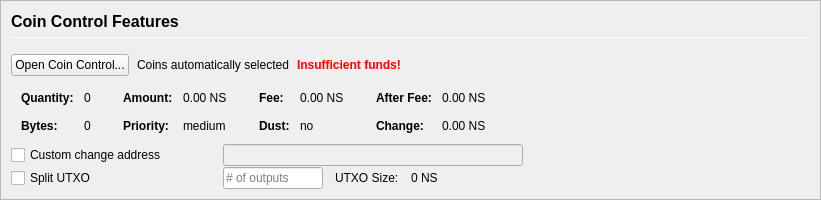
         <widget class="QFrame" name="frameCoinControl">
          <property name="sizePolicy">
           <sizepolicy hsizetype="Expanding" vsizetype="Expanding">
            <horstretch>0</horstretch>
            <verstretch>0</verstretch>
           </sizepolicy>
          </property>
          <property name="maximumSize">
           <size>
            <width>16777215</width>
            <height>16777215</height>
           </size>
          </property>
          <property name="frameShape">
           <enum>QFrame::StyledPanel</enum>
          </property>
          <property name="frameShadow">
           <enum>QFrame::Sunken</enum>
          </property>
          <layout class="QVBoxLayout" name="verticalLayoutCoinControl2">
           <property name="spacing">
            <number>0</number>
           </property>
           <property name="leftMargin">
            <number>0</number>
           </property>
           <property name="topMargin">
            <number>0</number>
           </property>
           <property name="rightMargin">
            <number>0</number>
           </property>
           <property name="bottomMargin">
            <number>0</number>
           </property>
           <item>
            <widget class="QFrame" name="frameCoinControl_BG">
             <layout class="QVBoxLayout" name="verticalLayoutCoinControl" stretch="0,0,0,0,0,0">
              <property name="spacing">
               <number>1</number>
              </property>
              <property name="leftMargin">
               <number>10</number>
              </property>
              <property name="topMargin">
               <number>10</number>
              </property>
              <item>
               <layout class="QHBoxLayout" name="horizontalLayoutCoinControl1">
                <property name="bottomMargin">
                 <number>15</number>
                </property>
                <item>
                 <layout class="QVBoxLayout" name="verticalLayout_3">
                  <property name="spacing">
                   <number>6</number>
                  </property>
                  <item>
                   <widget class="QLabel" name="labelCoinControlFeatures">
                    <property name="sizePolicy">
                     <sizepolicy hsizetype="Preferred" vsizetype="Maximum">
                      <horstretch>0</horstretch>
                      <verstretch>0</verstretch>
                     </sizepolicy>
                    </property>
                    <property name="minimumSize">
                     <size>
                      <width>0</width>
                      <height>20</height>
                     </size>
                    </property>
                    <property name="font">
                     <font>
                      <pointsize>12</pointsize>
                      <weight>75</weight>
                      <bold>true</bold>
                     </font>
                    </property>
                    <property name="styleSheet">
                     <string notr="true">font-weight:bold;</string>
                    </property>
                    <property name="text">
                     <string>Coin Control Features</string>
                    </property>
                   </widget>
                  </item>
                  <item>
                   <widget class="Line" name="line">
                    <property name="minimumSize">
                     <size>
                      <width>0</width>
                      <height>1</height>
                     </size>
                    </property>
                    <property name="maximumSize">
                     <size>
                      <width>16777215</width>
                      <height>1</height>
                     </size>
                    </property>
                    <property name="orientation">
                     <enum>Qt::Horizontal</enum>
                    </property>
                   </widget>
                  </item>
                 </layout>
                </item>
               </layout>
              </item>
              <item>
               <layout class="QHBoxLayout" name="horizontalLayoutCoinControl2" stretch="0,0,0,0">
                <property name="spacing">
                 <number>8</number>
                </property>
                <property name="bottomMargin">
                 <number>10</number>
                </property>
                <item>
                 <widget class="QPushButton" name="pushButtonCoinControl">
                  <property name="styleSheet">
                   <string notr="true"/>
                  </property>
                  <property name="text">
                   <string>Open Coin Control...</string>
                  </property>
                  <property name="autoDefault">
                   <bool>false</bool>
                  </property>
                 </widget>
                </item>
                <item>
                 <widget class="QLabel" name="labelCoinControlAutomaticallySelected">
                  <property name="text">
                   <string>Coins automatically selected</string>
                  </property>
                  <property name="margin">
                   <number>5</number>
                  </property>
                 </widget>
                </item>
                <item>
                 <widget class="QLabel" name="labelCoinControlInsuffFunds">
                  <property name="font">
                   <font>
                    <weight>75</weight>
                    <bold>true</bold>
                   </font>
                  </property>
                  <property name="styleSheet">
                   <string notr="true">color:red;font-weight:bold;</string>
                  </property>
                  <property name="text">
                   <string>Insufficient funds!</string>
                  </property>
                  <property name="margin">
                   <number>5</number>
                  </property>
                 </widget>
                </item>
                <item>
                 <spacer name="horizontalSpacerCoinControl">
                  <property name="orientation">
                   <enum>Qt::Horizontal</enum>
                  </property>
                  <property name="sizeHint" stdset="0">
                   <size>
                    <width>40</width>
                    <height>1</height>
                   </size>
                  </property>
                 </spacer>
                </item>
               </layout>
              </item>
              <item>
               <widget class="QWidget" name="widgetCoinControl" native="true">
                <property name="sizePolicy">
                 <sizepolicy hsizetype="Preferred" vsizetype="Preferred">
                  <horstretch>0</horstretch>
                  <verstretch>0</verstretch>
                 </sizepolicy>
                </property>
                <property name="minimumSize">
                 <size>
                  <width>0</width>
                  <height>0</height>
                 </size>
                </property>
                <property name="styleSheet">
                 <string notr="true"/>
                </property>
                <layout class="QHBoxLayout" name="horizontalLayoutCoinControl5">
                 <property name="leftMargin">
                  <number>0</number>
                 </property>
                 <property name="topMargin">
                  <number>0</number>
                 </property>
                 <property name="rightMargin">
                  <number>0</number>
                 </property>
                 <property name="bottomMargin">
                  <number>0</number>
                 </property>
                 <item>
                  <layout class="QHBoxLayout" name="horizontalLayoutCoinControl3" stretch="0,0,0,1">
                   <property name="spacing">
                    <number>20</number>
                   </property>
                   <property name="topMargin">
                    <number>0</number>
                   </property>
                   <property name="bottomMargin">
                    <number>10</number>
                   </property>
                   <item>
                    <layout class="QFormLayout" name="formLayoutCoinControl1">
                     <property name="horizontalSpacing">
                      <number>10</number>
                     </property>
                     <property name="verticalSpacing">
                      <number>14</number>
                     </property>
                     <property name="leftMargin">
                      <number>10</number>
                     </property>
                     <property name="topMargin">
                      <number>4</number>
                     </property>
                     <property name="rightMargin">
                      <number>6</number>
                     </property>
                     <item row="0" column="0">
                      <widget class="QLabel" name="labelCoinControlQuantityText">
                       <property name="font">
                        <font>
                         <weight>75</weight>
                         <bold>true</bold>
                        </font>
                       </property>
                       <property name="text">
                        <string>Quantity:</string>
                       </property>
                       <property name="margin">
                        <number>0</number>
                       </property>
                      </widget>
                     </item>
                     <item row="0" column="1">
                      <widget class="QLabel" name="labelCoinControlQuantity">
                       <property name="cursor">
                        <cursorShape>IBeamCursor</cursorShape>
                       </property>
                       <property name="contextMenuPolicy">
                        <enum>Qt::ActionsContextMenu</enum>
                       </property>
                       <property name="text">
                        <string notr="true">0</string>
                       </property>
                       <property name="margin">
                        <number>0</number>
                       </property>
                       <property name="textInteractionFlags">
                        <set>Qt::LinksAccessibleByMouse|Qt::TextSelectableByKeyboard|Qt::TextSelectableByMouse</set>
                       </property>
                      </widget>
                     </item>
                     <item row="1" column="0">
                      <widget class="QLabel" name="labelCoinControlBytesText">
                       <property name="font">
                        <font>
                         <weight>75</weight>
                         <bold>true</bold>
                        </font>
                       </property>
                       <property name="text">
                        <string>Bytes:</string>
                       </property>
                      </widget>
                     </item>
                     <item row="1" column="1">
                      <widget class="QLabel" name="labelCoinControlBytes">
                       <property name="cursor">
                        <cursorShape>IBeamCursor</cursorShape>
                       </property>
                       <property name="contextMenuPolicy">
                        <enum>Qt::ActionsContextMenu</enum>
                       </property>
                       <property name="text">
                        <string notr="true">0</string>
                       </property>
                       <property name="textInteractionFlags">
                        <set>Qt::LinksAccessibleByMouse|Qt::TextSelectableByKeyboard|Qt::TextSelectableByMouse</set>
                       </property>
                      </widget>
                     </item>
                    </layout>
                   </item>
                   <item>
                    <layout class="QFormLayout" name="formLayoutCoinControl2">
                     <property name="horizontalSpacing">
                      <number>10</number>
                     </property>
                     <property name="verticalSpacing">
                      <number>14</number>
                     </property>
                     <property name="leftMargin">
                      <number>6</number>
                     </property>
                     <property name="topMargin">
                      <number>4</number>
                     </property>
                     <property name="rightMargin">
                      <number>6</number>
                     </property>
                     <item row="0" column="0">
                      <widget class="QLabel" name="labelCoinControlAmountText">
                       <property name="font">
                        <font>
                         <weight>75</weight>
                         <bold>true</bold>
                        </font>
                       </property>
                       <property name="text">
                        <string>Amount:</string>
                       </property>
                       <property name="margin">
                        <number>0</number>
                       </property>
                      </widget>
                     </item>
                     <item row="0" column="1">
                      <widget class="QLabel" name="labelCoinControlAmount">
                       <property name="cursor">
                        <cursorShape>IBeamCursor</cursorShape>
                       </property>
                       <property name="contextMenuPolicy">
                        <enum>Qt::ActionsContextMenu</enum>
                       </property>
                       <property name="text">
                        <string notr="true">0.00 NS</string>
                       </property>
                       <property name="textInteractionFlags">
                        <set>Qt::LinksAccessibleByMouse|Qt::TextSelectableByKeyboard|Qt::TextSelectableByMouse</set>
                       </property>
                      </widget>
                     </item>
                     <item row="1" column="0">
                      <widget class="QLabel" name="labelCoinControlPriorityText">
                       <property name="font">
                        <font>
                         <weight>75</weight>
                         <bold>true</bold>
                        </font>
                       </property>
                       <property name="text">
                        <string>Priority:</string>
                       </property>
                      </widget>
                     </item>
                     <item row="1" column="1">
                      <widget class="QLabel" name="labelCoinControlPriority">
                       <property name="cursor">
                        <cursorShape>IBeamCursor</cursorShape>
                       </property>
                       <property name="contextMenuPolicy">
                        <enum>Qt::ActionsContextMenu</enum>
                       </property>
                       <property name="text">
                        <string>medium</string>
                       </property>
                       <property name="textInteractionFlags">
                        <set>Qt::LinksAccessibleByMouse|Qt::TextSelectableByKeyboard|Qt::TextSelectableByMouse</set>
                       </property>
                      </widget>
                     </item>
                    </layout>
                   </item>
                   <item>
                    <layout class="QFormLayout" name="formLayoutCoinControl3">
                     <property name="horizontalSpacing">
                      <number>10</number>
                     </property>
                     <property name="verticalSpacing">
                      <number>14</number>
                     </property>
                     <property name="leftMargin">
                      <number>6</number>
                     </property>
                     <property name="topMargin">
                      <number>4</number>
                     </property>
                     <property name="rightMargin">
                      <number>6</number>
                     </property>
                     <item row="0" column="0">
                      <widget class="QLabel" name="labelCoinControlFeeText">
                       <property name="font">
                        <font>
                         <weight>75</weight>
                         <bold>true</bold>
                        </font>
                       </property>
                       <property name="text">
                        <string>Fee:</string>
                       </property>
                       <property name="margin">
                        <number>0</number>
                       </property>
                      </widget>
                     </item>
                     <item row="0" column="1">
                      <widget class="QLabel" name="labelCoinControlFee">
                       <property name="cursor">
                        <cursorShape>IBeamCursor</cursorShape>
                       </property>
                       <property name="contextMenuPolicy">
                        <enum>Qt::ActionsContextMenu</enum>
                       </property>
                       <property name="text">
                        <string notr="true">0.00 NS</string>
                       </property>
                       <property name="textInteractionFlags">
                        <set>Qt::LinksAccessibleByMouse|Qt::TextSelectableByKeyboard|Qt::TextSelectableByMouse</set>
                       </property>
                      </widget>
                     </item>
                     <item row="1" column="0">
                      <widget class="QLabel" name="labelCoinControlLowOutputText">
                       <property name="font">
                        <font>
                         <weight>75</weight>
                         <bold>true</bold>
                        </font>
                       </property>
                       <property name="text">
                        <string>Dust:</string>
                       </property>
                      </widget>
                     </item>
                     <item row="1" column="1">
                      <widget class="QLabel" name="labelCoinControlLowOutput">
                       <property name="cursor">
                        <cursorShape>IBeamCursor</cursorShape>
                       </property>
                       <property name="contextMenuPolicy">
                        <enum>Qt::ActionsContextMenu</enum>
                       </property>
                       <property name="text">
                        <string>no</string>
                       </property>
                       <property name="textInteractionFlags">
                        <set>Qt::LinksAccessibleByMouse|Qt::TextSelectableByKeyboard|Qt::TextSelectableByMouse</set>
                       </property>
                      </widget>
                     </item>
                    </layout>
                   </item>
                   <item>
                    <layout class="QFormLayout" name="formLayoutCoinControl4">
                     <property name="horizontalSpacing">
                      <number>10</number>
                     </property>
                     <property name="verticalSpacing">
                      <number>14</number>
                     </property>
                     <property name="leftMargin">
                      <number>6</number>
                     </property>
                     <property name="topMargin">
                      <number>4</number>
                     </property>
                     <property name="rightMargin">
                      <number>6</number>
                     </property>
                     <item row="0" column="0">
                      <widget class="QLabel" name="labelCoinControlAfterFeeText">
                       <property name="font">
                        <font>
                         <weight>75</weight>
                         <bold>true</bold>
                        </font>
                       </property>
                       <property name="text">
                        <string>After Fee:</string>
                       </property>
                       <property name="margin">
                        <number>0</number>
                       </property>
                      </widget>
                     </item>
                     <item row="0" column="1">
                      <widget class="QLabel" name="labelCoinControlAfterFee">
                       <property name="cursor">
                        <cursorShape>IBeamCursor</cursorShape>
                       </property>
                       <property name="contextMenuPolicy">
                        <enum>Qt::ActionsContextMenu</enum>
                       </property>
                       <property name="text">
                        <string notr="true">0.00 NS</string>
                       </property>
                       <property name="textInteractionFlags">
                        <set>Qt::LinksAccessibleByMouse|Qt::TextSelectableByKeyboard|Qt::TextSelectableByMouse</set>
                       </property>
                      </widget>
                     </item>
                     <item row="1" column="0">
                      <widget class="QLabel" name="labelCoinControlChangeText">
                       <property name="font">
                        <font>
                         <weight>75</weight>
                         <bold>true</bold>
                        </font>
                       </property>
                       <property name="text">
                        <string>Change:</string>
                       </property>
                      </widget>
                     </item>
                     <item row="1" column="1">
                      <widget class="QLabel" name="labelCoinControlChange">
                       <property name="cursor">
                        <cursorShape>IBeamCursor</cursorShape>
                       </property>
                       <property name="contextMenuPolicy">
                        <enum>Qt::ActionsContextMenu</enum>
                       </property>
                       <property name="text">
                        <string notr="true">0.00 NS</string>
                       </property>
                       <property name="textInteractionFlags">
                        <set>Qt::LinksAccessibleByMouse|Qt::TextSelectableByKeyboard|Qt::TextSelectableByMouse</set>
                       </property>
                      </widget>
                     </item>
                    </layout>
                   </item>
                  </layout>
                 </item>
                </layout>
               </widget>
              </item>
              <item>
               <layout class="QHBoxLayout" name="horizontalLayoutCoinControl4">
                <property name="spacing">
                 <number>12</number>
                </property>
                <property name="sizeConstraint">
                 <enum>QLayout::SetDefaultConstraint</enum>
                </property>
                <property name="topMargin">
                 <number>0</number>
                </property>
                <property name="rightMargin">
                 <number>0</number>
                </property>
                <item>
                 <widget class="QCheckBox" name="checkBoxCoinControlChange">
                  <property name="sizePolicy">
                   <sizepolicy hsizetype="Preferred" vsizetype="Preferred">
                    <horstretch>0</horstretch>
                    <verstretch>0</verstretch>
                   </sizepolicy>
                  </property>
                  <property name="minimumSize">
                   <size>
                    <width>200</width>
                    <height>0</height>
                   </size>
                  </property>
                  <property name="maximumSize">
                   <size>
                    <width>200</width>
                    <height>16777215</height>
                   </size>
                  </property>
                  <property name="toolTip">
                   <string>If this is activated, but the change address is empty or invalid, change will be sent to a newly generated address.</string>
                  </property>
                  <property name="text">
                   <string>Custom change address</string>
                  </property>
                 </widget>
                </item>
                <item>
                 <widget class="QValidatedLineEdit" name="lineEditCoinControlChange">
                  <property name="enabled">
                   <bool>false</bool>
                  </property>
                  <property name="sizePolicy">
                   <sizepolicy hsizetype="Preferred" vsizetype="Preferred">
                    <horstretch>0</horstretch>
                    <verstretch>0</verstretch>
                   </sizepolicy>
                  </property>
                  <property name="minimumSize">
                   <size>
                    <width>300</width>
                    <height>0</height>
                   </size>
                  </property>
                 </widget>
                </item>
                <item>
                 <widget class="QLabel" name="labelCoinControlChangeLabel">
                  <property name="sizePolicy">
                   <sizepolicy hsizetype="Preferred" vsizetype="Preferred">
                    <horstretch>0</horstretch>
                    <verstretch>0</verstretch>
                   </sizepolicy>
                  </property>
                  <property name="minimumSize">
                   <size>
                    <width>100</width>
                    <height>0</height>
                   </size>
                  </property>
                  <property name="text">
                   <string/>
                  </property>
                  <property name="margin">
                   <number>3</number>
                  </property>
                 </widget>
                </item>
               </layout>
              </item>
              <item>
               <layout class="QHBoxLayout" name="horizontalLayoutCoinControl6">
                <property name="spacing">
                 <number>12</number>
                </property>
                <property name="rightMargin">
                 <number>0</number>
                </property>
                <item>
                 <widget class="QCheckBox" name="splitBlockCheckBox">
                  <property name="sizePolicy">
                   <sizepolicy hsizetype="Preferred" vsizetype="Preferred">
                    <horstretch>0</horstretch>
                    <verstretch>0</verstretch>
                   </sizepolicy>
                  </property>
                  <property name="minimumSize">
                   <size>
                    <width>200</width>
                    <height>0</height>
                   </size>
                  </property>
                  <property name="maximumSize">
                   <size>
                    <width>200</width>
                    <height>16777215</height>
                   </size>
                  </property>
                  <property name="text">
                   <string>Split UTXO</string>
                  </property>
                 </widget>
                </item>
                <item>
                 <widget class="QLineEdit" name="splitBlockLineEdit">
                  <property name="sizePolicy">
                   <sizepolicy hsizetype="Preferred" vsizetype="Preferred">
                    <horstretch>50</horstretch>
                    <verstretch>0</verstretch>
                   </sizepolicy>
                  </property>
                  <property name="minimumSize">
                   <size>
                    <width>100</width>
                    <height>0</height>
                   </size>
                  </property>
                  <property name="maximumSize">
                   <size>
                    <width>100</width>
                    <height>16777215</height>
                   </size>
                  </property>
                  <property name="placeholderText">
                   <string># of outputs</string>
                  </property>
                 </widget>
                </item>
                <item>
                 <widget class="QLabel" name="labelBlockSizeText">
                  <property name="text">
                   <string>UTXO Size:</string>
                  </property>
                 </widget>
                </item>
                <item>
                 <widget class="QLabel" name="labelBlockSize">
                  <property name="text">
                   <string>0 NS</string>
                  </property>
                 </widget>
                </item>
                <item>
                 <spacer name="horizontalSpacer_7">
                  <property name="orientation">
                   <enum>Qt::Horizontal</enum>
                  </property>
                  <property name="sizeHint" stdset="0">
                   <size>
                    <width>40</width>
                    <height>20</height>
                   </size>
                  </property>
                 </spacer>
                </item>
               </layout>
              </item>
              <item>
               <spacer name="verticalSpacerCoinControl">
                <property name="orientation">
                 <enum>Qt::Vertical</enum>
                </property>
                <property name="sizeHint" stdset="0">
                 <size>
                  <width>800</width>
                  <height>1</height>
                 </size>
                </property>
               </spacer>
              </item>
             </layout>
            </widget>
           </item>
          </layout>
         </widget>
